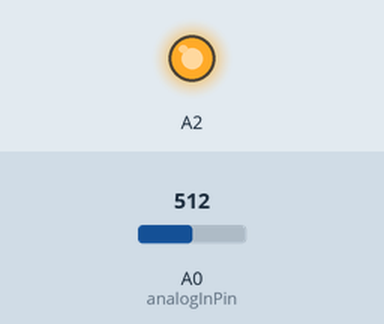
Recording of a sketch running on a simulated Arduino Uno, built with avr-gcc and run on an emulated ATmega328P. Shown: output pins drawn as LEDs (lit = HIGH). The test bench sets the inputs (shaded band); at power-on: A0 (analogInPin) = 512. What the sketch prints to the serial monitor is not drawn.

Above: at 0.1 s.
Timing chart, 0 to 1.6 s (numbered marks = the images above):
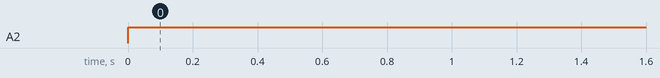

The sketch:

velostat_test.ino
```cpp
// Analog input pin that the Velostat is connected to
const int analogInPin = A0;

// value read from the Velostat
int sensorValue = 0;

void setup() {
  // initialize serial communications at 9600 bps:
  Serial.begin(9600);

  //init Analog Pin as PULLUP
  //(meaning it sends out voltage)
  digitalWrite(analogInPin, HIGH);
  pinMode(A2, OUTPUT);

}

void loop() {
  // read the analog in value:
  sensorValue = analogRead(analogInPin);
  digitalWrite(A2, HIGH);

  // print the results to the serial monitor:
  Serial.print("sensor = " );
  Serial.println(sensorValue);
  delay(10);
}
```

Measured:
- by itself, A2: LOW → HIGH at 0.00 s
